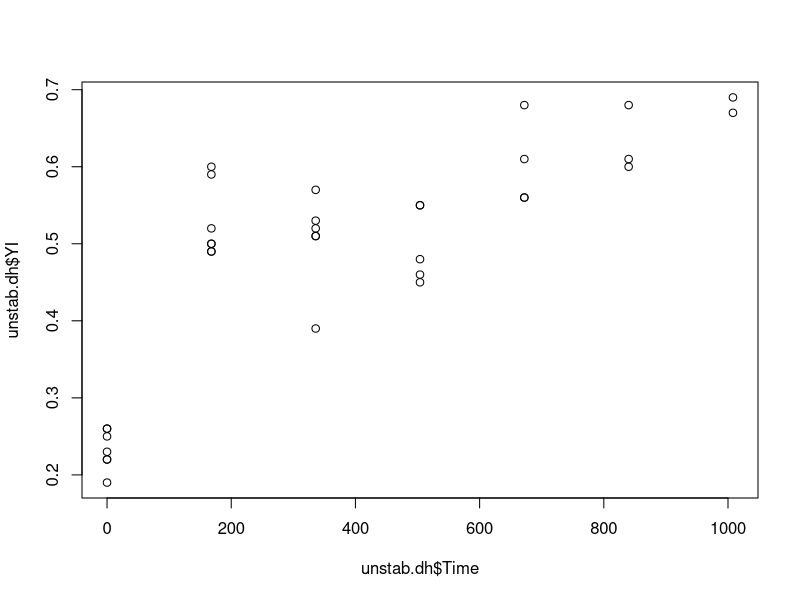
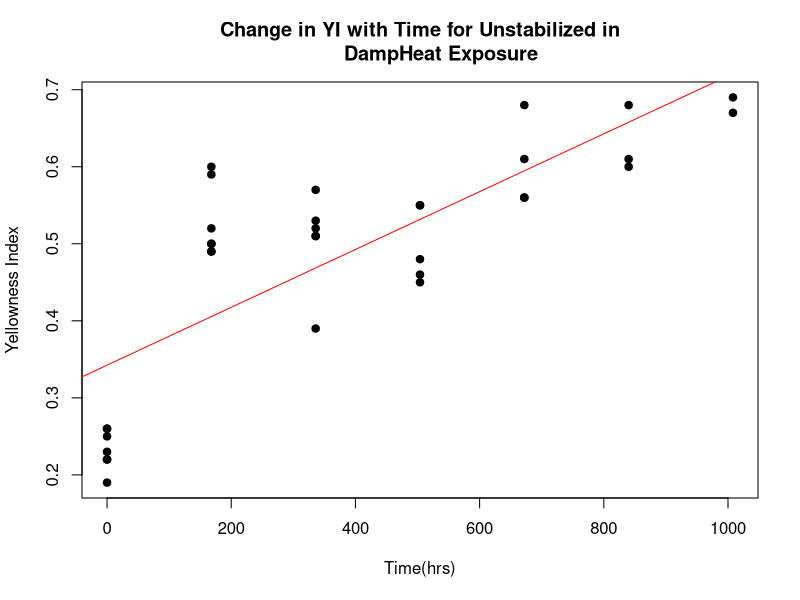
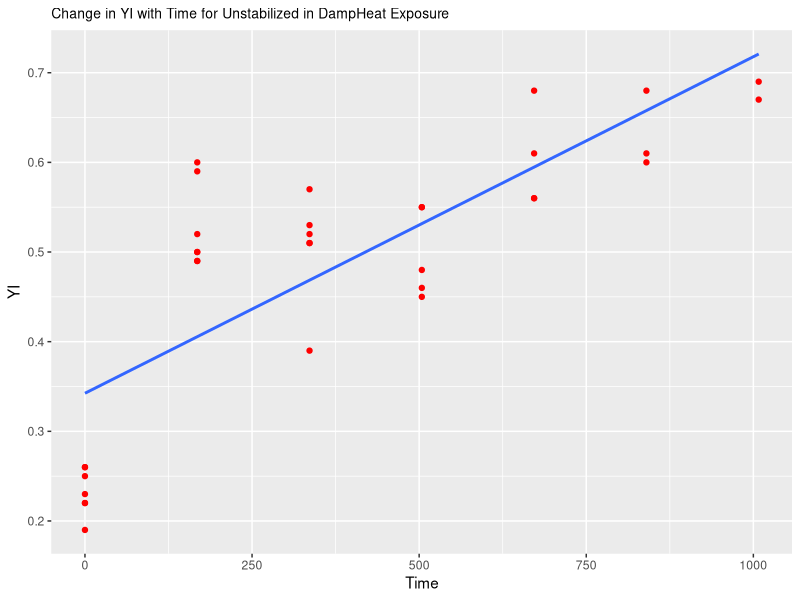
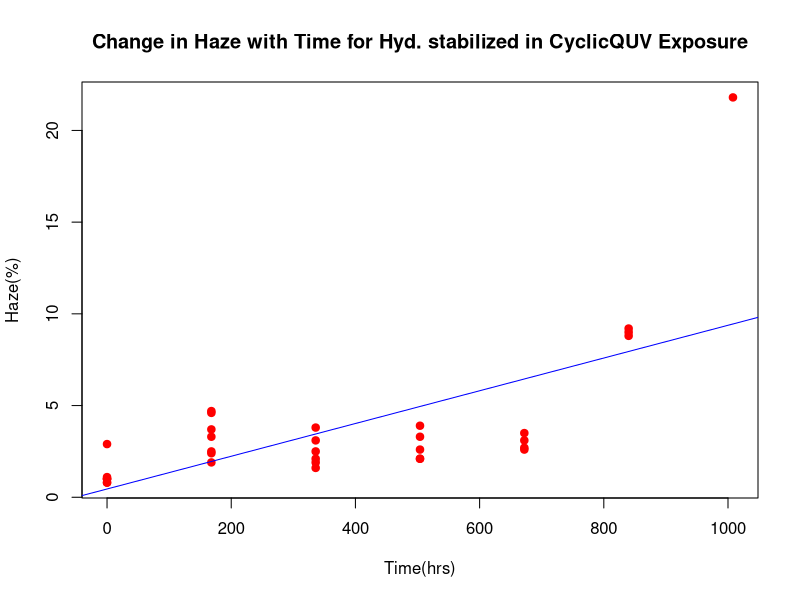
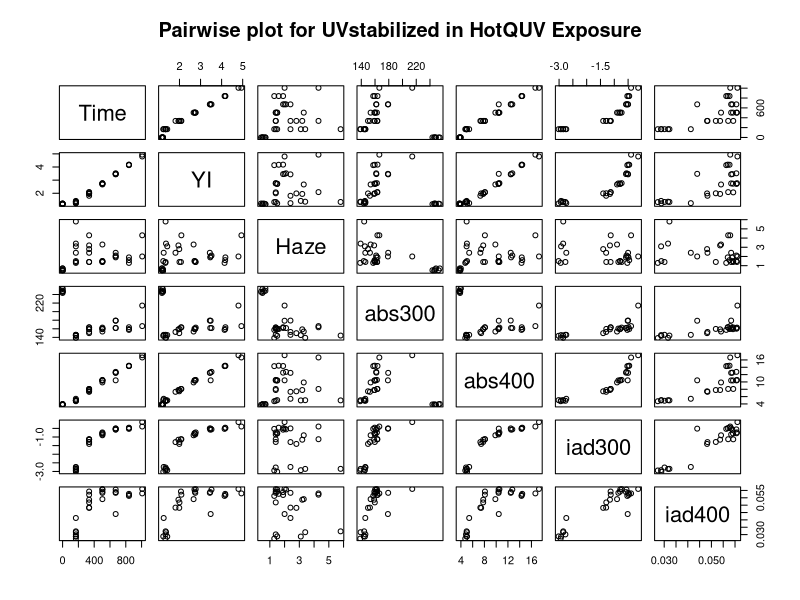
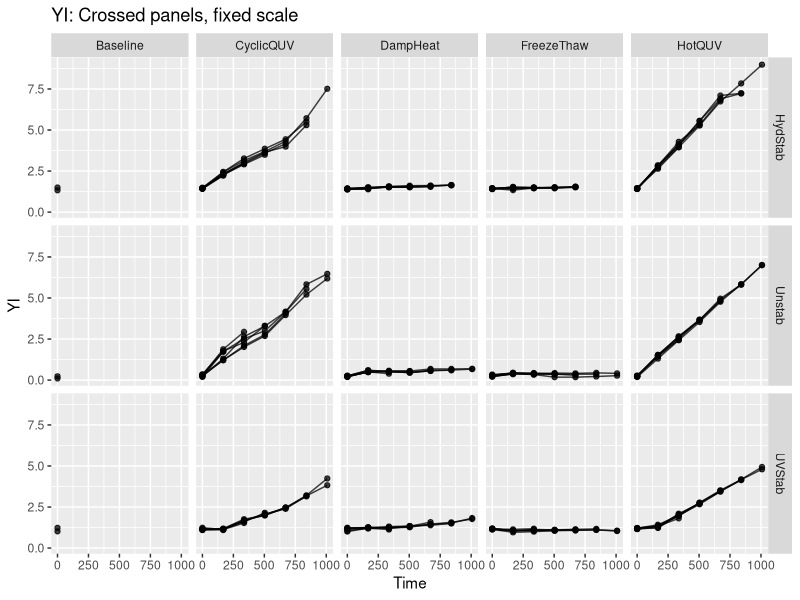
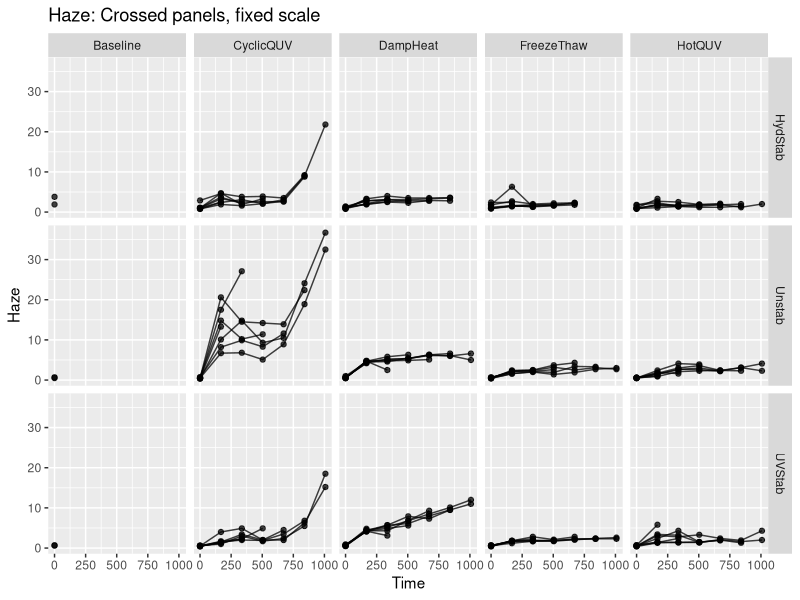

Write the R code that produced these figures, in order.
## ---- chunk 1
knitr::opts_chunk$set(echo = TRUE)
## ---- chunk 2
  dat <- read.csv("../2-class/data/PetDegr-DataFrame-v05-singles.csv")
  names(dat)
## ---- chunk 3
  str(dat)
## ---- chunk 4
  head(dat)[1:8]
  
  tail(dat)[1:8]
## ---- chunk 5
  library(dplyr)
  
  unstab <- filter(dat, Material == 'Unstab')
  # unstab <- dat[which(dat$Material=="Unstab"), ]
  
  uvstab <- filter(dat, Material == 'UVStab')
  # uvstab <- dat[which(dat$Material=="UVStab"), ]
  
  hystab <- filter(dat, Material == 'HydStab')
  # hystab <- dat[which(dat$Material=="HydStab"), ]

## ---- chunk 6
  unstab.dh2 <- subset(dat, Material == "Unstab" & Exposure == "DampHeat")
  
  uvstab.hq2 <- subset(dat, Material == "UVStab" & Exposure == "HotQUV")
  
  hystab.ft2 <- subset(dat, Material == "HydStab" & Exposure == "FreezeThaw")

## ---- chunk 7
# Exposures for Unstabilized

  unstab.dh <- filter(unstab, Exposure == "DampHeat")
  unstab.ft <- filter(unstab, Exposure == "FreezeThaw")
  unstab.hq <- filter(unstab, Exposure == "HotQUV")
  unstab.cq <- filter(unstab, Exposure == "CyclicQUV")
  # unstab.dh <- unstab[which(unstab$Exposure=="DampHeat"), ]
  # unstab.ft <- unstab[which(unstab$Exposure=="FreezeThaw"), ]
  # unstab.hq <- unstab[which(unstab$Exposure=="HotQUV"), ]
  # unstab.cq <- unstab[which(unstab$Exposure=="CyclicQUV"), ]

# Exposures for UV stabilized
 
  uvstab.dh <- filter(uvstab, Exposure == "DampHeat")
  uvstab.ft <- filter(uvstab, Exposure == "FreezeThaw")
  uvstab.hq <- filter(uvstab, Exposure == "HotQUV")
  uvstab.cq <- filter(uvstab, Exposure == "CyclicQUV")
  # uvstab.dh <- uvstab[which(uvstab$Exposure=="DampHeat"), ]
  # uvstab.ft <- uvstab[which(uvstab$Exposure=="FreezeThaw"), ]
  # uvstab.hq <- uvstab[which(uvstab$Exposure=="HotQUV"), ]
  # uvstab.cq <- uvstab[which(uvstab$Exposure=="CyclicQUV"), ]

# Exposures for UV stabilized

  hystab.dh <- filter(hystab, Exposure == "DampHeat")
  hystab.ft <- filter(hystab, Exposure == "FreezeThaw")
  hystab.hq <- filter(hystab, Exposure == "HotQUV")
  hystab.cq <- filter(hystab, Exposure == "CyclicQUV")
  # hystab.dh <- hystab[which(hystab$Exposure=="DampHeat"), ]
  # hystab.ft <- hystab[which(hystab$Exposure=="FreezeThaw"), ]
  # hystab.hq <- hystab[which(hystab$Exposure=="HotQUV"), ]
  # hystab.cq <- hystab[which(hystab$Exposure=="CyclicQUV"), ]

## ---- chunk 8
  plot(unstab.dh$Time, unstab.dh$YI)
## ---- chunk 9
  plot(unstab.dh$Time, unstab.dh$YI, main = "Change in YI with Time for Unstabilized in
       DampHeat Exposure", xlab = "Time(hrs)", ylab = "Yellowness Index", pch = 19)
  abline(lm(unstab.dh$YI~unstab.dh$Time), col = "red")         # Regression line (YI~Time)

## ---- chunk 10
  library(ggplot2)
  
  dat %>%
    filter(Material == "Unstab" & Exposure == "DampHeat") %>%
    ggplot(aes(x = Time, y = YI)) + 
    geom_point(color = 'red', pch = 19) +
    geom_smooth(method = 'lm', se = FALSE) +
    labs(xlab = "Time(hrs)", ylab = "Yellowness Index", title = "Change in YI with Time for Unstabilized in DampHeat Exposure") +
    theme(plot.title = element_text(size = 10))

## ---- chunk 11

  plot(hystab.cq$Time, hystab.cq$Haze, main = "Change in Haze with Time for Hyd. stabilized in CyclicQUV Exposure", xlab = "Time(hrs)", ylab = "Haze(%)", pch = 19, col = "red")
  
  abline(lm(hystab.cq$Haze~hystab.cq$Time), col = "blue")         # Regression line (YI~Time)
## ---- chunk 12
  pairs(~Time+YI+Haze+abs300+abs400+iad300+iad400, 
        data = uvstab.hq, main = "Pairwise plot for UVstabilized in HotQUV Exposure")
## ---- chunk 13
  library(GGally)  # Another way of pairwise plotting using ggpairs with correlation coeff's
## ---- chunk 14
  ggpairwise <- ggpairs(uvstab.hq[,c(6,13,14,15,20,21,26)], title = "Pairwise plot with correlation coeff's for UVstabilized in HotQUV Exposure")
## ---- chunk 15
library(ggplot2)
??ggplot2

# if (!require("bear")) install.packages("bear");
# library(bear)   # bear package no longer exists
# ??bear 

# if (!require("plotrix")) install.packages("plotrix");
# library(plotrix)   
# ??plotrix 


# SummarySE function for standard error
# have to rework this to get the standard error with either plotrix of 
# unstab.yi <- std.error(unstab::YI, measurevar="YI", groupvars=c("Time", "Exposure"))
# unstab.haze <- std.error(unstab, measurevar="Haze", groupvars=c("Time", "Exposure"))

# ggplot of unstabilized-YI

# eda <- ggplot(unstab.yi, aes(x=Time, y=YI, group=Exposure, colour=Exposure)) + 
#   geom_errorbar(aes(ymin=YI-se, ymax=YI+se), 
#                 colour="black", size=1, width=5) +
#   geom_line(size=1) +
#   geom_point(size=3, shape=21, fill="black") +
#   theme_bw() +
#   #geom_text(aes(label=N, hjust=1, vjust=2)) +
#   #scale_y_continuous(limits=c(0, 10)) +
#   ggtitle(paste("Change in Yellowness Index (YI) with Time")) +
#   xlab("Time (hrs)") +
#   ylab("Yellowness Index") +
#   theme(legend.position = c(0.25,0.80), legend.title = element_blank(), 
#         legend.text = element_text(size=13, face="bold"),
#         legend.key = element_blank(), axis.text=element_text(size=13,face="bold"),
#         axis.title=element_text(size=13,face="bold"), 
#         plot.title=element_text(size=13,face="bold"))

## ---- chunk 16
# print(eda)

## ---- chunk 17

# Subset data for time zero

  unstab.0 <- filter(dat, Material == "Unstab" & Time == "0")
  uvstab.0 <- filter(dat, Material == "UVStab" & Time == "0")
  hystab.0 <- filter(dat, Material == "HydStab" & Time == "0")

# unstab.0 <- subset(dat, Material=="Unstab" & Time=="0")
# uvstab.0 <- subset(dat, Material=="UVStab" & Time=="0")
# hystab.0 <- subset(dat, Material=="HydStab" & Time=="0")
## ---- chunk 18
  head(unstab.0)[1:8]
## ---- chunk 19
# For YI at Time=0 for unstabilized
# unstab.yi.unc <- summarySE(unstab.0, measurevar="YI", groupvars="Time")
# print(unstab.yi.unc)

# For YI at Time=0 for UVstabilized
# uvstab.yi.unc <- summarySE(uvstab.0, measurevar="YI", groupvars="Time")
# print(uvstab.yi.unc)

# For YI at Time=0 for Hyd.stabilized
# hystab.yi.unc <- summarySE(hystab.0, measurevar="YI", groupvars="Time")
# print(hystab.yi.unc)
## ---- chunk 20
# For Haze at Time=0 for unstabilized
# unstab.haze.unc <- summarySE(unstab.0, measurevar="Haze", groupvars="Time")
# print(unstab.haze.unc)

# For Haze at Time=0 for UVstabilized
# uvstab.haze.unc <- summarySE(uvstab.0, measurevar="Haze", groupvars="Time")
# print(uvstab.haze.unc)

# For Haze at Time=0 for Hyd.stabilized
# hystab.haze.unc <- summarySE(hystab.0, measurevar="Haze", groupvars="Time")
# print(hystab.haze.unc)

## ---- chunk 21
  ggplot(dat, aes(x = Time, y = YI, group = Sample)) + geom_point(alpha = 0.75) +
  geom_line(alpha = 0.75) + facet_grid(Material ~ Exposure) + ggtitle("YI: Crossed panels, fixed scale")
## ---- chunk 22
  ggplot(dat, aes(x = Time, y = Haze, group = Sample)) + geom_point(alpha = 0.75, na.rm = FALSE) +
  geom_line(alpha = 0.75) + facet_grid(Material ~ Exposure) + ggtitle("Haze: Crossed panels, fixed scale")
